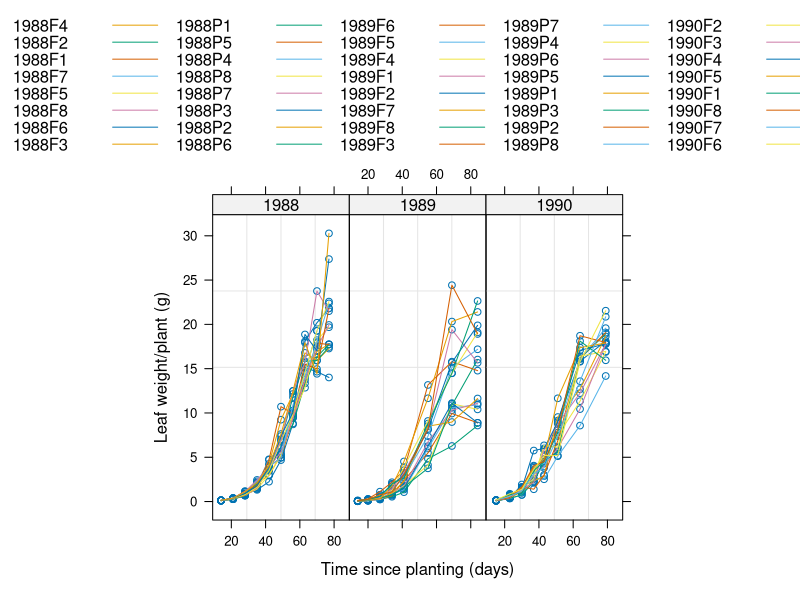
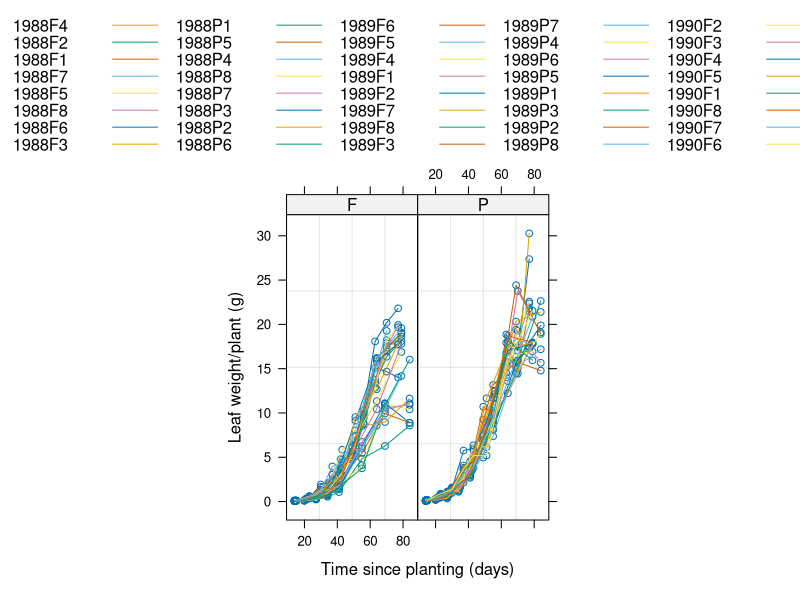
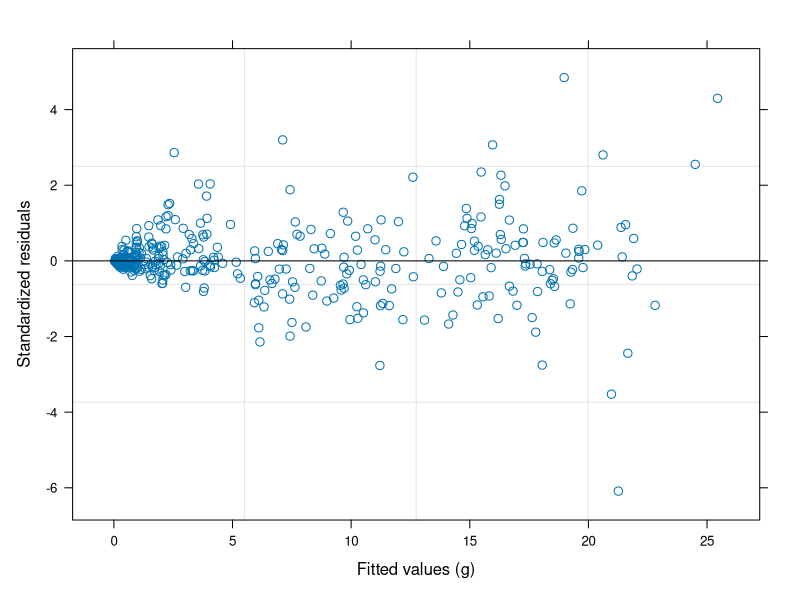
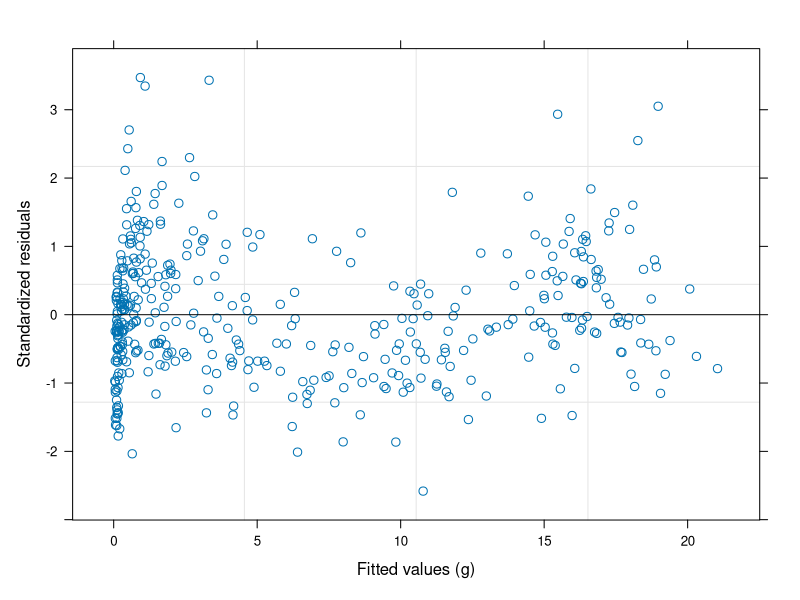
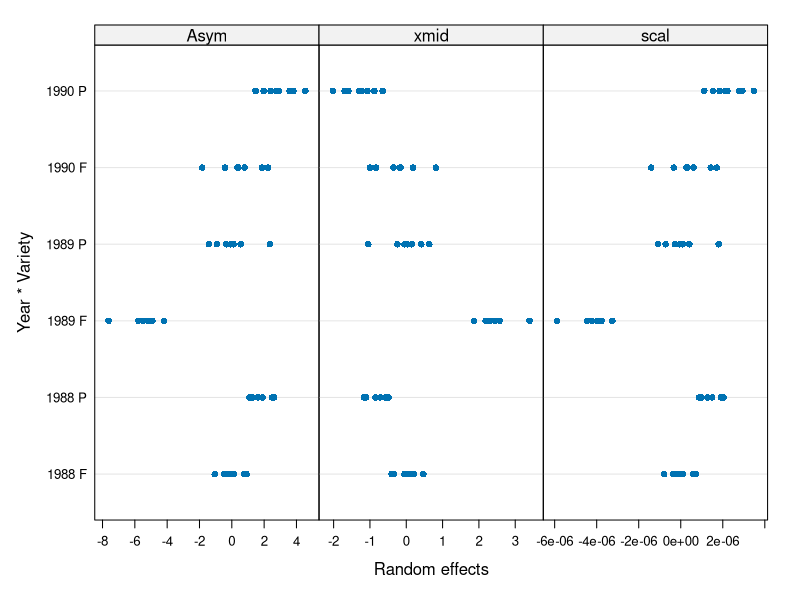
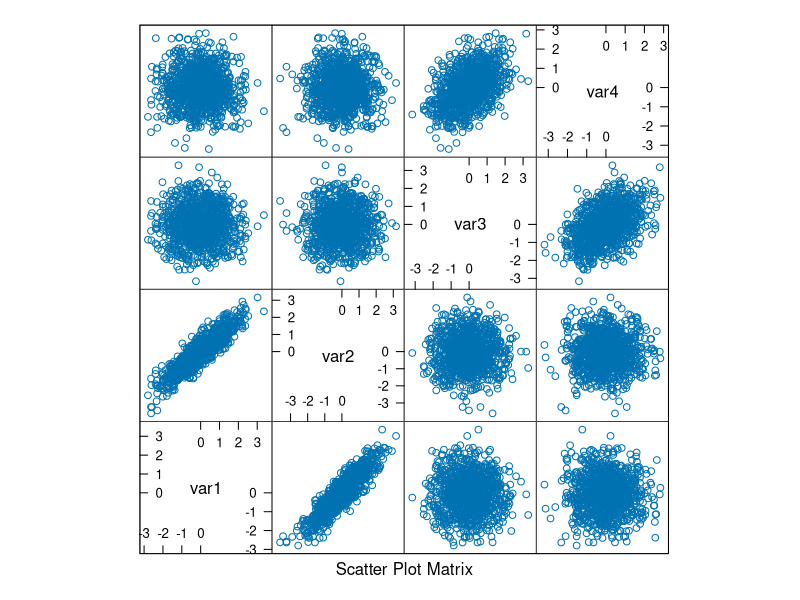

R code for these plots, in order:
##############
library(nlme)
##view summary of Soybean dataset
str(Soybean)
##plot of outer
plot(Soybean,outer=~Year) 
plot(Soybean,outer=~Variety)
##create nlslist called fm1 containing
##weight data of soybean dataset, with numeric paremeters representing asymptote, 
#x value at inflection point of the curve and a sclae paremeter.
fm1 <- nlsList(weight ~ SSlogis(Time, Asym, xmid, scal),
               data=Soybean)
##fit fm1 nlslist into a nonlinear mixed-effects model and create a new nlme called fm1.nlme
fm1.nlme <- nlme(fm1)
#summary of fm1.nlme 
summary(fm1.nlme)
#plot of fm1.nlme
plot(fm1.nlme)
#update and re-fit the fml.nlme with weight as the varpower, a power variance funtion 
#structure and creat a new nlme calles fm2.nlme
fm2.nlme <- update(fm1.nlme, weights=varPower())
#plot of fm2.nlme
plot(fm2.nlme)
#carry out anova on fm1.nlme, fm2.nlme to determine to compare them and determine if they significantly differ 
anova(fm1.nlme,fm2.nlme)
#plot the extracted random effects of fm2.nlme, with the returned dataframe being ugmented with variables, 
#with the x axis being the product of year and Variety and the layout being divided into 3 colums and 1 row
plot(ranef(fm2.nlme,augFrame=T),form=~Year*Variety,layout=c(3,1))
#extract fixed effects of fm2.nlme into a numeric fm2.fix
fm2fix <- fixef(fm2.nlme)
#update and refit the fm2.nlme, with Asym, xmid and scal remaining fixed in relation 
#to year and starting with the concantenated first 3 columns of fm2fix numeric
fm3.nlme <- update(fm2.nlme, fixed=Asym+xmid+scal ~ Year,
                   start=c(fm2fix[1],0,0,fm2fix[2],0,0,fm2fix[3],0,0))
#carry out anova on fm3.nlme
anova(fm3.nlme)



########################
#set number of observation to be 1000
obs<-1000
#create a 4*4 matrix where variable one and variable 2 have an effect of 0.9 on each other 
#between variable3 and variable4 hane an effect of 0.45 on each other(the other covariances0)
mat<-matrix(c(1, 0.9, 0, 0,
              0.9, 1, 0, 0,
              0, 0, 1, 0.45,
              0, 0, 0.45, 1), nrow=4, ncol=4)
#compute the choleski decomposition on mat and save it as dec
dec=chol(mat)
#retrieve the first dimension of dec into nwars
nwars=dim(dec)[1]
#transpose the matrix dec
t(dec)
#matrix multiplication between dec and transposed dec
t(dec) %*% (dec)
#create data dataset from matix multiplicaton of transposed dec and the matrix of normalised 
#random values of multipilcation of nwars and the number of observations, whose mean is 0, number
#of row equal to nwars and the number of columns equal to obs
data=t(dec) %*% matrix(rnorm(nwars*obs, mean=0), nrow=nwars, ncol=obs)
#view the contents of data
data
class(data)
summary(data)

#transpose the data matrix and replace the original data
data=t(data)
#view the contents of the new data
data
summary(data)
#coerce the data matrix into a data frame names datafr
datafr=as.data.frame(data)
#add names, "var1", "var2", "var3", "var4" into the datafr dataframe
names(datafr)<-c("var1", "var2", "var3", "var4")
#load the lattice library 
library(lattice)
#generate conditional scatter Plot matrices and parallel coordinate Plots of datafr
splom(datafr)
#compote the covariance of datafr
cor(datafr)
